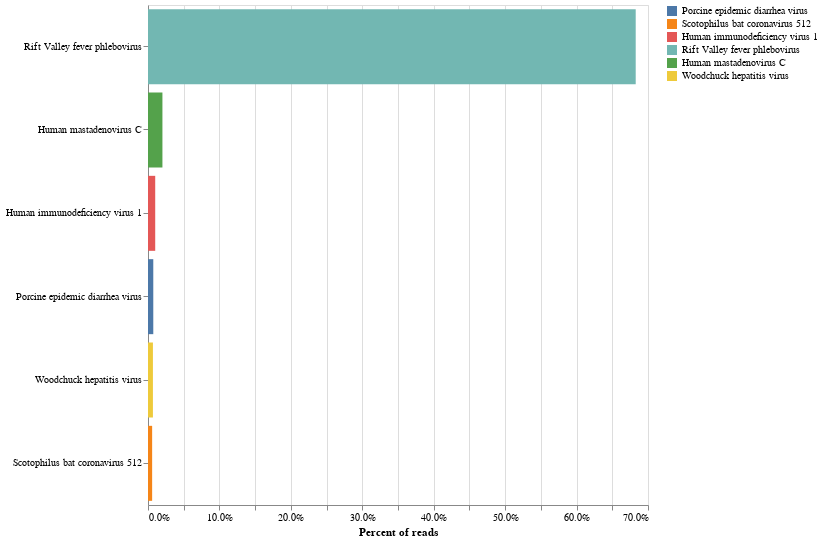

Notebook code cell kept with this figure:
### Markdown cell above
## Bracken bar plot

### Code cell
def bar_chart_bracken_raw(file: str, 
                          level: str = 'species',
                          cutoff: float = 0.05,
                          number: int = 10,
                          virus_only=True) -> altair.vegalite.v4.api.Chart:
    '''
    Returns a bar chart of the taxnomies from the bracken species file. 
    
    :param str file: Path to the bracken report.
    :param str level: Level of taxonomy. [domain, phylum, class, order, family, genus, species]. Default = 'species'
    :param float cutoff: Cutoff of percent the taxonomy level is present in. Default = 0.05
    :param int number: The number bars to plot. Default = 10
    :return: altair.vegalite.v4.api.Chart
    '''
    
    df = df_bracken_species_raw(file, level, cutoff, virus_only)
    
    return alt.Chart(df.head(number)).mark_bar().encode(
     alt.X('percent:Q', axis=alt.Axis(format='.1%'), title='Percent of reads'),
     alt.Y('name:N', sort='-x', title=None),
     alt.Color('name:N', title=None),
     tooltip=[alt.Tooltip('domain:N'), alt.Tooltip('percent:Q', format='.1%')]
      ).properties(
        width=500, height=500)
  

plot = bar_chart_bracken_raw('results/cleaned_files/Bat-Guano-15_S6_L001_R_bracken_raw.csv', 
                             'species',
                             cutoff=0.001,
                             number=6,
                             virus_only=True)

plot

### Figure 1 — Vega-Lite specification as saved in the notebook (floating-point values rounded to 4 significant figures)
{"config": {"view": {"continuousWidth": 400, "continuousHeight": 300}}, "data": {"name": "data-73e78c290ee624f22cd4fcf509ed93a7"}, "mark": "bar", "encoding": {"color": {"field": "name", "title": null, "type": "nominal"}, "tooltip": [{"field": "domain", "type": "nominal"}, {"field": "percent", "format": ".1%", "type": "quantitative"}], "x": {"axis": {"format": ".1%"}, "field": "percent", "title": "Percent of reads", "type": "quantitative"}, "y": {"field": "name", "sort": "-x", "title": null, "type": "nominal"}}, "height": 500, "width": 500, "$schema": "https://vega.github.io/schema/vega-lite/v4.17.0.json", "datasets": {"data-73e78c290ee624f22cd4fcf509ed93a7": [{"percent": 0.6828, "level": "S", "tax_id": 1933187, "name": "                    Rift Valley fever phlebovirus", "domain": "Virus"}, {"percent": 0.0202, "level": "S", "tax_id": 129951, "name": "                  Human mastadenovirus C", "domain": "Virus"}, {"percent": 0.0101, "level": "S", "tax_id": 11676, "name": "                    Human immunodeficiency virus 1", "domain": "Virus"}, {"percent": 0.0074, "level": "S", "tax_id": 28295, "name": "                        Porcine epidemic diarrhea virus", "domain": "Virus"}, {"percent": 0.0069, "level": "S", "tax_id": 35269, "name": "                  Woodchuck hepatitis virus", "domain": "Virus"}, {"percent": 0.0058, "level": "S", "tax_id": 693999, "name": "                        Scotophilus bat coronavirus 512", "domain": "Virus"}]}}
